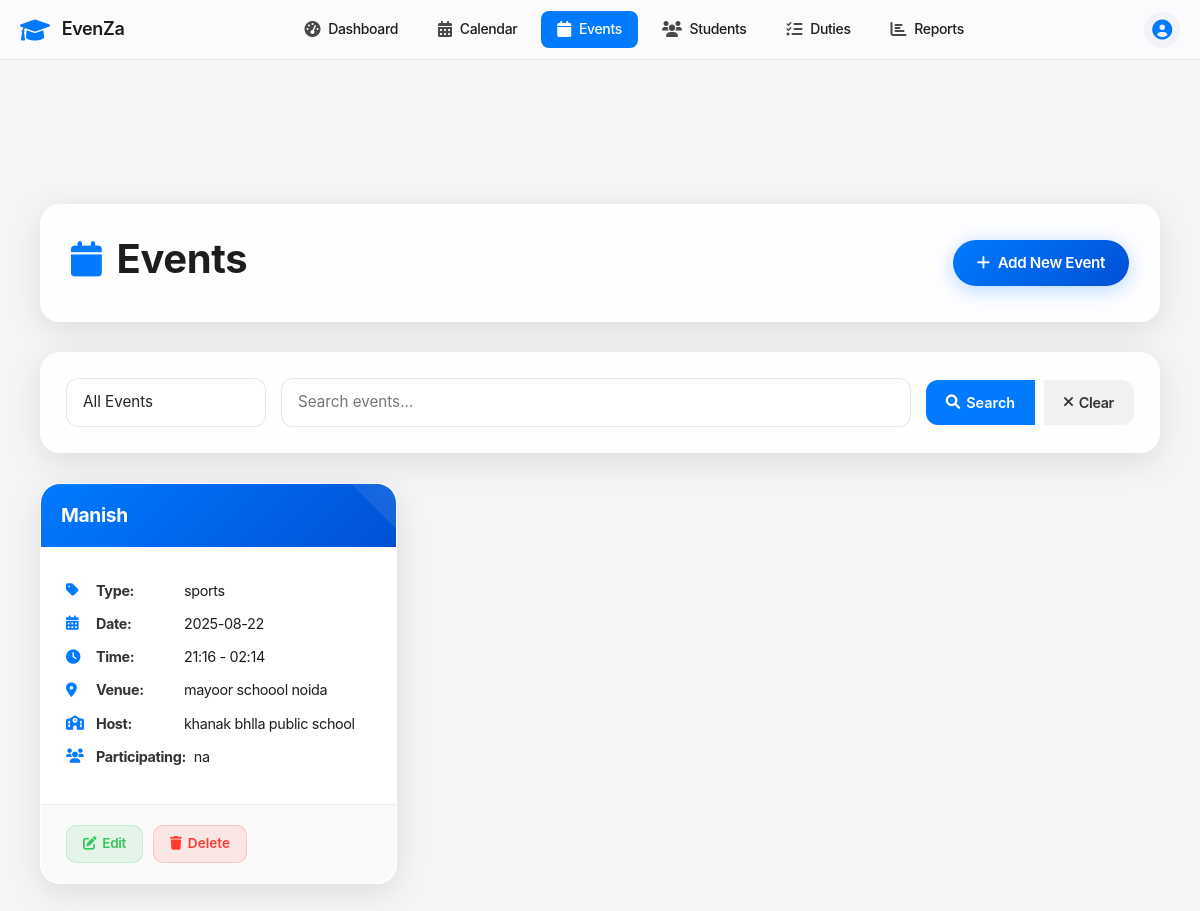
Before: /events with the older database file.
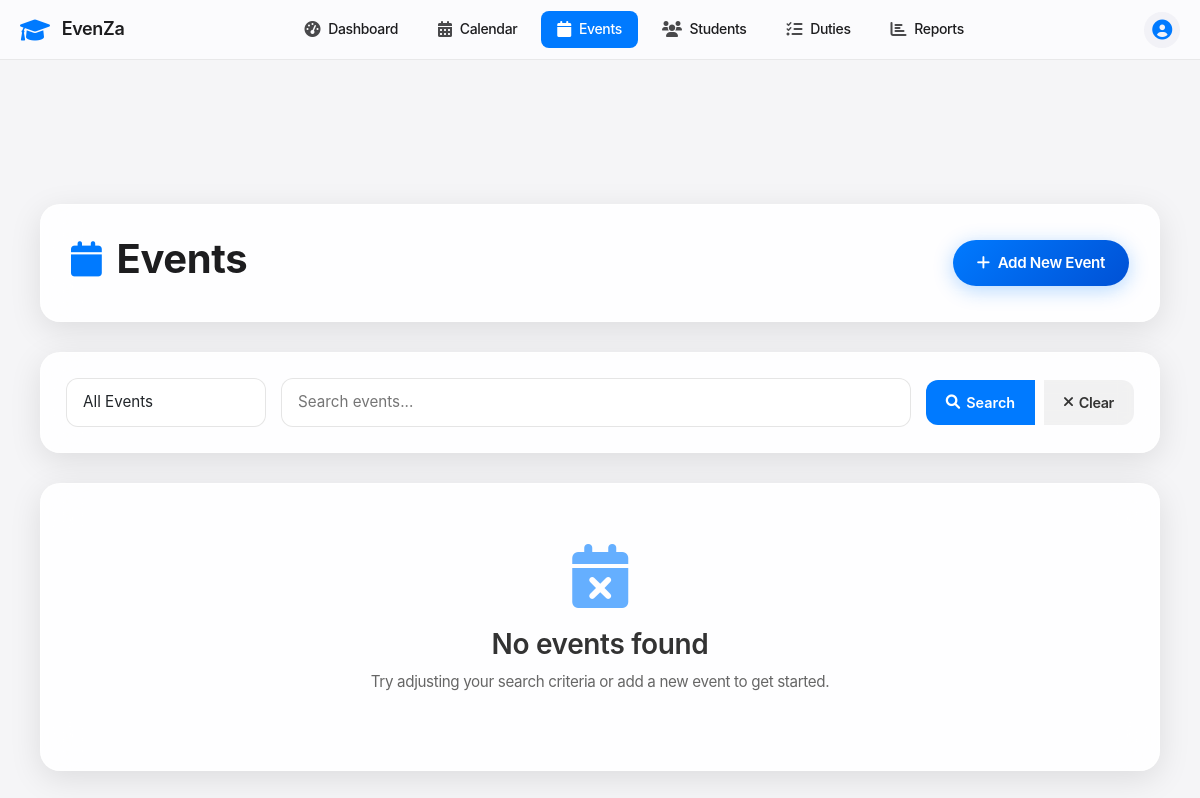
After: the same page with the newer database file.
### tables this page shows
CREATE TABLE events (
            id INTEGER PRIMARY KEY AUTOINCREMENT,
            name TEXT NOT NULL,
            type TEXT NOT NULL,
            event_date DATE NOT NULL,
            start_time TIME NOT NULL,
            end_time TIME NOT NULL,
            venue TEXT NOT NULL,
            description TEXT,
            host_school TEXT NOT NULL,
            participating_schools TEXT,
            status TEXT DEFAULT 'upcoming',
            created_at TIMESTAMP DEFAULT CURRENT_TIMESTAMP
        );

### app.py (the view)
@app.route('/events')
def events():
    conn = get_db_connection()
    filter_type = request.args.get('filter', 'all')
    search = request.args.get('search', '')
    query = 'SELECT * FROM events WHERE 1=1'
    params = []
    if filter_type == 'upcoming':
        query += ' AND event_date >= DATE("now")'
    elif filter_type == 'completed':
        query += ' AND event_date < DATE("now")'
    if search:
        query += ' AND (name LIKE ? OR type LIKE ? OR venue LIKE ?)'
        params.extend([f'%{search}%', f'%{search}%', f'%{search}%'])
    query += ' ORDER BY event_date ASC'
    events = conn.execute(query, params).fetchall()
    conn.close()
    return render_template('events.html', events=events, filter_type=filter_type, search=search)

### app.py (called while the page is built)
def get_db_connection():
    conn = sqlite3.connect('events.db')
    conn.row_factory = sqlite3.Row
    return conn

### templates/events.html (shortened to what this page needs)
{% extends "base.html" %}
{% block content %}
<div class="content">
    <div class="header">
        <div class="header-content">
            <h1><i class="fas fa-calendar"></i> Events</h1>
            <a href="{{ url_for('add_event') }}" class="add-btn">
                <i class="fas fa-plus"></i> Add New Event
            </a>
        </div>
    </div>
    <div class="controls">
        <form method="GET" class="controls-form">
            <select name="filter" class="form-select" onchange="this.form.submit()">
                <option value="all" {% if filter_type == 'all' %}selected{% endif %}>All Events</option>
            </select>
            <input type="text" name="search" class="form-input" placeholder="Search events..." value="{{ search }}">
            <div class="btn-group">
                <button type="submit" class="btn btn-primary">
                    <i class="fas fa-search"></i> Search
                </button>
                <a href="{{ url_for('events') }}" class="btn btn-secondary">
                    <i class="fas fa-times"></i> Clear
                </a>
            </div>
        </form>
    </div>
    <div class="events-grid">
        {% if events %}
            {% for event in events %}
                <div class="event-card">
                    <div class="event-header">
                        <h6 class="event-title">{{ event.name }}</h6>
                    </div>
                    <div class="event-body">
                        <div class="event-detail">
                            <i class="fas fa-tag"></i>
                            <strong>Type:</strong> {{ event.type }}
                        </div>
                        <div class="event-detail">
                            <i class="fas fa-calendar-alt"></i>
                            <strong>Date:</strong> {{ event.event_date }}
                        </div>
                        <div class="event-detail">
                            <i class="fas fa-clock"></i>
                            <strong>Time:</strong> {{ event.start_time }} - {{ event.end_time }}
                        </div>
                        <div class="event-detail">
                            <i class="fas fa-map-marker-alt"></i>
                            <strong>Venue:</strong> {{ event.venue }}
                        </div>
                        <div class="event-detail">
                            <i class="fas fa-school"></i>
                            <strong>Host:</strong> {{ event.host_school }}
                        </div>
                        {% if event.participating_schools %}
                            <div class="event-detail">
                                <i class="fas fa-users"></i>
                                <strong>Participating:</strong> {{ event.participating_schools }}
                            </div>
                        {% endif %}
                    </div>
                    <div class="event-footer">
                        <a href="{{ url_for('edit_event', id=event.id) }}" class="btn-sm btn-edit">
                            <i class="fas fa-edit"></i> Edit
                        </a>
                        <form method="POST" action="{{ url_for('delete_event', id=event.id) }}" style="display: inline;">
                            <button type="submit" class="btn-sm btn-delete"
                                    onclick="return confirm('Are you sure you want to delete this event?')">
                                <i class="fas fa-trash"></i> Delete
                            </button>
                        </form>
                    </div>
                </div>
            {% endfor %}
        {% endif %}
    </div>
    {% if not events %}
        <div class="empty-state">
            <i class="fas fa-calendar-times"></i>
            <h3>No events found</h3>
            <p>Try adjusting your search criteria or add a new event to get started.</p>
        </div>
    {% endif %}
</div>
{% endblock %}

Changed rows visible on the page:
removed events: name "Manish", type "sports", event_date "2025-08-22", start_time "21:16", end_time "02:14", venue "mayoor schoool noida", host_school "khanak bhlla public school", participating_schools "na"
Other visible differences:
text now shown: "No events found Try adjusting your search criteria or add a new event to get started."
